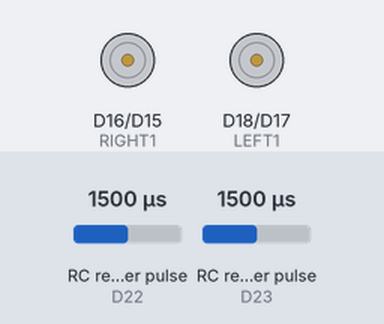
Recording of a sketch running on a simulated Arduino Due. Parts: motor-driver pin pairs drawn as motors (green arrow = first pin HIGH = forward, orange = second pin HIGH = backward, longer = more drive, scaled by the enable pin). Wiring (inferred from the names in the program): 2 × RC receiver channel: data D22 / data D23. The test bench sets the inputs (shaded band); at power-on: RC receiver pulse (sensors on D22, D23) 1500 µs. What the sketch prints to the serial monitor is not drawn.

Above: at 1.2 s.
1.3 s: RC receiver pulse (sensor on D22) set to 1483 µs
4.3 s: RC receiver pulse (sensor on D23) set to 1538 µs
7.3 s: RC receiver pulse (sensor on D23) set to 1563 µs
10.3 s: RC receiver pulse (sensor on D22) set to 1465 µs
At 11.2 s:
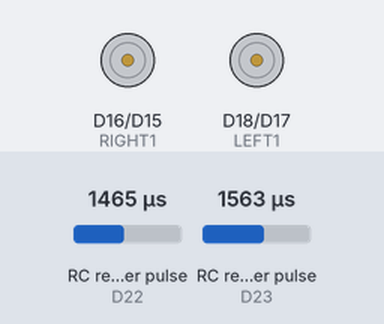
11.8 s: RC receiver pulse (sensor on D22) set to 1020 µs
At 12.4 s:
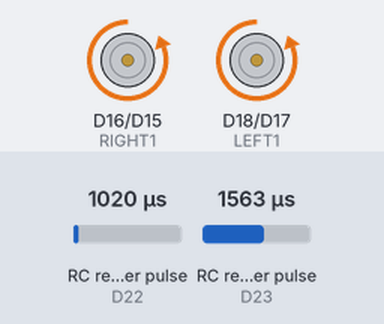
13.3 s: RC receiver pulse (sensor on D23) set to 1020 µs
At 14.7 s:
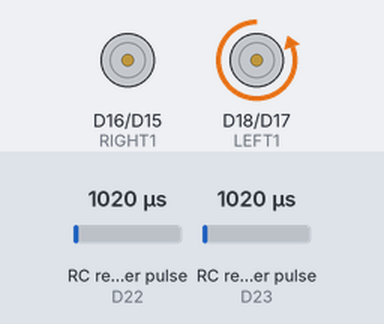
Timing chart, 0 to 15.8 s (numbered marks = the images above; inputs shaded):
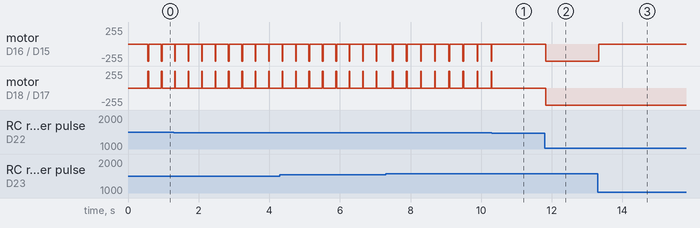

Measured:
- the behaviour switches between 1477 and 1476 µs on RC receiver pulse (sensor on D22) (found by bisection; images 0 and 1)
- after the input at 10.3 s, motor on D16 (RIGHT1) / D15 (RIGHT2), motor on D18 (LEFT1) / D17 (LEFT2): goes on until 10.3 s, then stays stopped
- after the input at 11.8 s, motor on D16 (RIGHT1) / D15 (RIGHT2), motor on D18 (LEFT1) / D17 (LEFT2): stopped → backward 255/255 at once
- after the input at 13.3 s, motor on D16 (RIGHT1) / D15 (RIGHT2): backward 255/255 → stopped at once
- by itself, motor on D16 (RIGHT1) / D15 (RIGHT2): alternates backward 255/255 for 0.02 s and stopped for 0.38 s
- by itself, motor on D18 (LEFT1) / D17 (LEFT2): alternates forward 255/255 for 0.02 s and stopped for 0.38 s

The sketch:

motor_control.ino
```cpp
#define SRC_NEUTRAL 1514
#define SRC_MAX 2044
#define SRC_MIN 980
#define TRC_NEUTRAL 1514
#define TRC_MAX 2044
#define TRC_MIN 980
#define RC_DEADBAND 30
#define RC_DEADBAND_RIGHT 10
#define ERROR_center 30
#define pERROR 0

uint16_t unSteeringMin = SRC_MIN + pERROR;
uint16_t unSteeringMax = SRC_MAX - pERROR;
uint16_t unSteeringCenter = SRC_NEUTRAL;

uint16_t unThrottleMin = TRC_MIN + pERROR;
uint16_t unThrottleMax = TRC_MAX - pERROR;
uint16_t unThrottleCenter = TRC_NEUTRAL;

#define PWM_MIN 0
#define PWM_MAX 255

#define GEAR_NONE 1
#define GEAR_IDLE 1
#define GEAR_FULL 2

#define PWM_SPEED_LEFT 19
#define PWM_SPEED_RIGHT 14
#define LEFT1 18
#define LEFT2 17
#define RIGHT1 16
#define RIGHT2 15

// Assign your channel in pins
#define THROTTLE_IN_PIN 22
#define THROTTLE_INT 1

#define STEERING_IN_PIN 23
#define STEERING_INT 0

// These bit flags are set in bUpdateFlagsShared to indicate which
// channels have new signals
#define THROTTLE_FLAG 1
#define STEERING_FLAG 2

// holds the update flags defined above
volatile uint8_t bUpdateFlagsShared;

// shared variables are updated by the ISR and read by loop.
volatile uint16_t unThrottleInShared;
volatile uint16_t unSteeringInShared;

// These are used to record the rising edge of a pulse in the calcInput functions
uint32_t ulThrottleStart;
uint32_t ulSteeringStart;

uint8_t gThrottle = 0;
uint8_t gGear = GEAR_NONE;
uint8_t gOldGear = GEAR_NONE;

#define DIRECTION_STOP 0
#define DIRECTION_FORWARD 1
#define DIRECTION_REVERSE 2
#define DIRECTION_ROTATE_RIGHT 3
#define DIRECTION_ROTATE_LEFT 4

uint8_t gThrottleDirection = DIRECTION_STOP;
uint8_t gDirection = DIRECTION_STOP;
uint8_t gOldDirection = DIRECTION_STOP;

#define IDLE_MAX 5

#define MODE_RUN 0


uint8_t gMode = MODE_RUN;

unsigned long pulse_time;


void setup() {
  Serial.begin(9600);

  Serial.println("start");
  analogWriteResolution(8); // 0 - 255
  pinMode(STEERING_IN_PIN, INPUT);
  pinMode(THROTTLE_IN_PIN, INPUT);

  attachInterrupt(digitalPinToInterrupt(THROTTLE_IN_PIN), calcThrottle, CHANGE);
  attachInterrupt(digitalPinToInterrupt(STEERING_IN_PIN), calcSteering, CHANGE);

  pinMode(PWM_SPEED_LEFT,OUTPUT);  // ENA
  pinMode(PWM_SPEED_RIGHT,OUTPUT); // ENB
  // Set all the motor control pins to outputs
  pinMode(LEFT1,OUTPUT);           // in1
  pinMode(LEFT2,OUTPUT);           // in2
  pinMode(RIGHT1,OUTPUT);          // in3
  pinMode(RIGHT2,OUTPUT);          // in4

  // Turn off motors - Initial state
  digitalWrite(LEFT1, LOW);
  digitalWrite(LEFT2, LOW);
  digitalWrite(RIGHT1, LOW);
  digitalWrite(RIGHT2, LOW);

  pulse_time = millis();
}

void loop() {
  /*
  analogWrite(PWM_SPEED_LEFT, 250);
  analogWrite(PWM_SPEED_RIGHT, 130);
  digitalWrite(RIGHT1,HIGH);
      digitalWrite(RIGHT2,LOW);
      digitalWrite(LEFT1,HIGH);
      digitalWrite(LEFT2,LOW);
      //delay (20);

  */
  static uint16_t unThrottleIn;
  static uint16_t unSteeringIn;
  // local copy of update flags
  static uint8_t bUpdateFlags;
  // fail_safe();
  // check shared update flags to see if any channels have a new signal
  if(bUpdateFlagsShared){
    noInterrupts();
    pulse_time =millis() ;
    // take a local copy
    bUpdateFlags = bUpdateFlagsShared;

    if(bUpdateFlags & THROTTLE_FLAG){
      unThrottleIn = unThrottleInShared;
    }

    if(bUpdateFlags & STEERING_FLAG){
      unSteeringIn = unSteeringInShared;
    }

    bUpdateFlagsShared = 0;

    interrupts();
  }


  // processing
  // only use the local values unAuxIn, unThrottleIn and unSteeringIn
  if(gMode == MODE_RUN){
    if(bUpdateFlags & THROTTLE_FLAG){
      unThrottleIn = constrain(unThrottleIn,unThrottleMin,unThrottleMax);

      if(unThrottleIn > (unThrottleCenter + ERROR_center)){
        gThrottle = map(unThrottleIn,(unThrottleCenter + ERROR_center),unThrottleMax,PWM_MIN,PWM_MAX);
        gThrottleDirection = DIRECTION_FORWARD;
      }
      else if (unThrottleIn < (unThrottleCenter - ERROR_center)){
        gThrottle = map(unThrottleIn,unThrottleMin,(unThrottleCenter- ERROR_center),PWM_MAX,PWM_MIN);
        gThrottleDirection = DIRECTION_REVERSE;
      }

      else{
        gThrottleDirection = DIRECTION_STOP;
        gThrottle = 0;
      }

      if(gThrottle < IDLE_MAX){
        gGear = GEAR_IDLE;
      }
      else{
        gGear = GEAR_FULL;
      }
    }

    uint8_t throttleLeft = gThrottle;
    uint8_t throttleRight = gThrottle;
    if(bUpdateFlags & STEERING_FLAG){

      gDirection = gThrottleDirection;

      // see previous comments regarding trapping out of range errors
      // this is left for the user to decide how to handle and flag
      unSteeringIn = constrain(unSteeringIn,unSteeringMin,unSteeringMax);

      // if idle spin on spot
      switch(gGear){
      case GEAR_IDLE:
        if(unSteeringIn > (unSteeringCenter + RC_DEADBAND)){
          gDirection = DIRECTION_ROTATE_RIGHT;
          // use steering to set throttle
          throttleRight = throttleLeft = map(unSteeringIn,unSteeringCenter,unSteeringMax,PWM_MIN,PWM_MAX);
        }
        else if(unSteeringIn < (unSteeringCenter - RC_DEADBAND)){
          gDirection = DIRECTION_ROTATE_LEFT;
          // use steering to set throttle
          throttleRight = throttleLeft = map(unSteeringIn,unSteeringMin,unSteeringCenter,PWM_MAX,PWM_MIN);
        }
        break;
      // if not idle proportionally restrain inside track to turn vehicle around it
      case GEAR_FULL:
        if(unSteeringIn > (unSteeringCenter + RC_DEADBAND)){
          throttleLeft = map(unSteeringIn,unSteeringCenter,unSteeringMax,gThrottle,PWM_MIN);
        }
        else if(unSteeringIn < (unSteeringCenter - RC_DEADBAND)){
          throttleRight = map(unSteeringIn,unSteeringMin,unSteeringCenter,PWM_MIN,gThrottle);
        }
        break;
      }
      analogWrite(PWM_SPEED_LEFT,throttleLeft);
      analogWrite(PWM_SPEED_RIGHT,throttleRight);
    }
  }

  if((gDirection != gOldDirection) || (gGear != gOldGear)){
    gOldDirection = gDirection;
    gOldGear = gGear;

    digitalWrite(RIGHT1,LOW);
    digitalWrite(RIGHT2,LOW);
    digitalWrite(LEFT1,LOW);
    digitalWrite(LEFT2,LOW);

    switch(gDirection){
    case DIRECTION_REVERSE:
      digitalWrite(RIGHT1,LOW);
      digitalWrite(RIGHT2,HIGH);
      digitalWrite(LEFT1,LOW);
      digitalWrite(LEFT2,HIGH);
      break;
    case DIRECTION_FORWARD:
      digitalWrite(RIGHT1,HIGH);
      digitalWrite(RIGHT2,LOW);
      digitalWrite(LEFT1,HIGH);
      digitalWrite(LEFT2,LOW);

      break;
    case DIRECTION_ROTATE_RIGHT:
      digitalWrite(LEFT1,HIGH);
      digitalWrite(LEFT2,LOW);
      digitalWrite(RIGHT1,LOW);
      digitalWrite(RIGHT2,HIGH);
      break;
    case DIRECTION_ROTATE_LEFT:
      digitalWrite(LEFT1,LOW);
      digitalWrite(LEFT2,HIGH);
      digitalWrite(RIGHT1,HIGH);
      digitalWrite(RIGHT2,LOW);
      break;
    case DIRECTION_STOP:
      digitalWrite(LEFT1,LOW);
      digitalWrite(LEFT2,LOW);
      digitalWrite(RIGHT1,LOW);
      digitalWrite(RIGHT2,LOW);
      break;
    }
  }

  bUpdateFlags = 0;

}

void calcThrottle()
{
  // if the pin is high, its a rising edge of the signal pulse, so lets record its value
  if(digitalRead(THROTTLE_IN_PIN) == HIGH)
  {
    ulThrottleStart = micros();
  }
  else
  {
    // else it must be a falling edge, so lets get the time and subtract the time of the rising edge
    // this gives use the time between the rising and falling edges i.e. the pulse duration.
    unThrottleInShared = (uint16_t)(micros() - ulThrottleStart);
    // use set the throttle flag to indicate that a new throttle signal has been received
    bUpdateFlagsShared |= THROTTLE_FLAG;
  }
}

void calcSteering()
{
  if(digitalRead(STEERING_IN_PIN) == HIGH)
  {
    ulSteeringStart = micros();
  }
  else
  {
    unSteeringInShared = (uint16_t)(micros() - ulSteeringStart);
    bUpdateFlagsShared |= STEERING_FLAG;
  }
}
```
